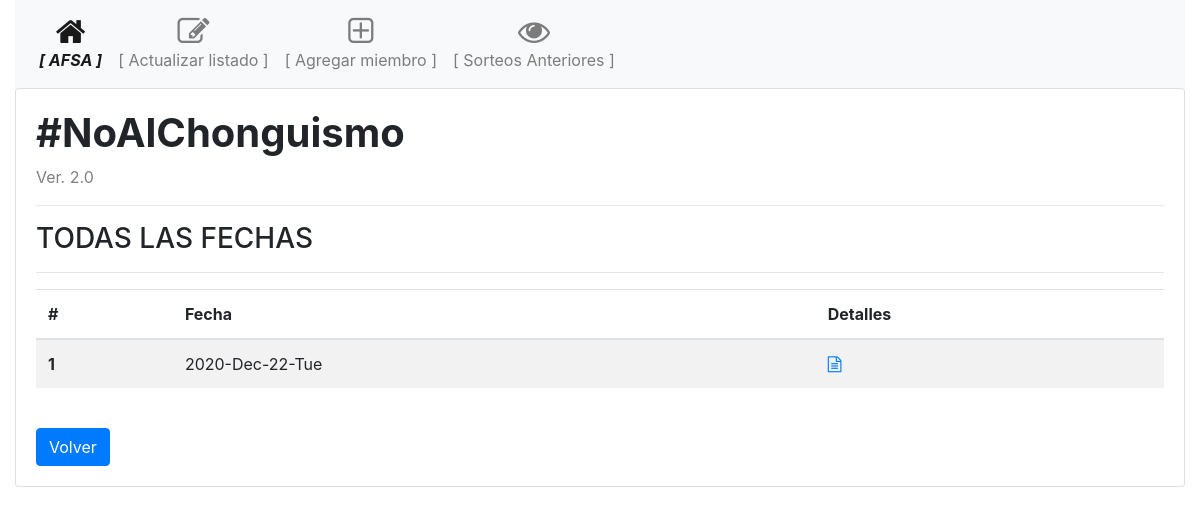
The app's page /historico, older data.
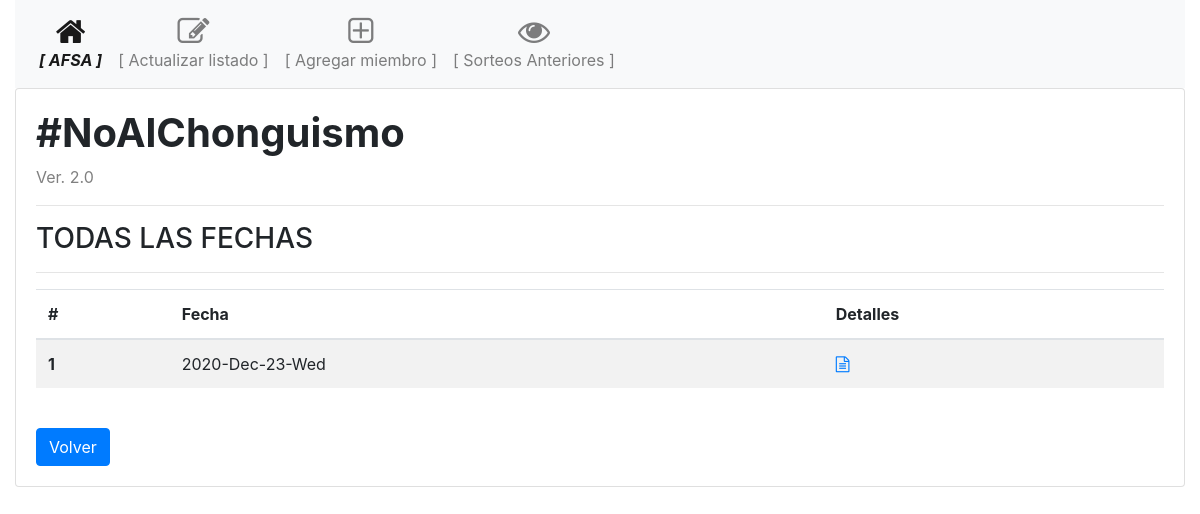
The same page, newer data.
### models.py (models this page shows, shortened)
class Equipos(db.Model):
    id = db.Column(db.Integer, primary_key=True)
    nombre = db.Column(db.String(100), nullable=False)
    listado = db.Column(db.String(150), nullable=False)
    date = db.Column(db.Date, nullable=False)

### routes.py (the view)
@app.route('/historico', methods=['GET', 'POST'])
def historico():
    equipos = Equipos.query.all()
    return render_template('historico.html', equipos=equipos)

### templates/historico.html
{% extends "base.html" %}
{% block main %}
    <h3>TODAS LAS FECHAS</h3>
    <hr>
    <div class="d-flex flex-row d-flex align-items-center">
        <table class="table table-striped">
            <thead>
                <tr>
                  <th scope="col">#</th>
                  <th scope="col">Fecha</th>
                  <th scope="col">Detalles</th>
                </tr>
            </thead>
            <tbody>
                {% for equipo in equipos %}
                <tr>
                    <th scope="row">{{ equipo.id }}</th>
                    <td>{{ equipo.nombre }}</td>
                    <td class="align-self-end">
                        <a href="{{ url_for('detalles', equipos_id=equipo.id) }}">
                            <i class="fa fa-file-text-o"></i>
                        </a>
                    </td>
                </tr>
                {% endfor %}
            </tbody>
        </table>
    </div>
    <br>
    <div>
        <a href="{{ url_for('index') }}" class="btn btn-primary">Volver</a>
    </div>
{% endblock main %}

### templates/base.html (shortened to what this page needs)
<!doctype html>
<html lang="en">
  <head>
    <link rel="stylesheet" href="https://stackpath.bootstrapcdn.com/bootstrap/4.5.0/css/bootstrap.min.css">
    <link rel="stylesheet" href="https://maxcdn.bootstrapcdn.com/font-awesome/4.4.0/css/font-awesome.min.css">
  </head>
  <body>
    <div class="container-fluid">
      <nav class="navbar navbar-expand navbar-light bg-light">
        <ul class="navbar-nav text-center">
          <li class="nav-item active">
              <a href="{{ url_for('index') }}" class="nav-link d-flex flex-column">
              <i class="fa fa-home fa-2x"></i>
              <span class="d-none d-sm-inline"><i><strong>[ AFSA ]</strong></i></span></a>
          </li>
          <li class="nav-item"><a href="{{ url_for('update') }}" class="nav-link d-flex flex-column"><i
                class="fa fa-pencil-square-o fa-2x"></i>
              <span class="d-none d-sm-inline">[ Actualizar listado ]</span></a></li>
          <li class="nav-item"><a href="{{ url_for('add') }}" class="nav-link d-flex flex-column"><i
                class="fa fa-plus-square-o fa-2x"></i>
              <span class="d-none d-sm-inline">[ Agregar miembro ]</span></a></li>
          <li class="nav-item"><a href="{{ url_for('historico') }}" class="nav-link d-flex flex-column"><i
                class="fa fa fa-eye fa-2x"></i>
              <span class="d-none d-sm-inline">[ Sorteos Anteriores ]</span></a></li>
        </ul>
      </nav>
      <div>
        <div class="card">
          <div class="card-body">
            <h1><strong>#NoAlChonguismo</strong></h1>
            <span style="color: grey">Ver. 2.0</span>
            <hr>
            {% block main %}{% endblock %}
          </div>
        </div>
      </div>
    </div>
  </body>
</html>

Row changes from the older to the newer data that the page shows:
changed Equipos id 1: nombre "2020-Dec-22-Tue" → "2020-Dec-23-Wed"
